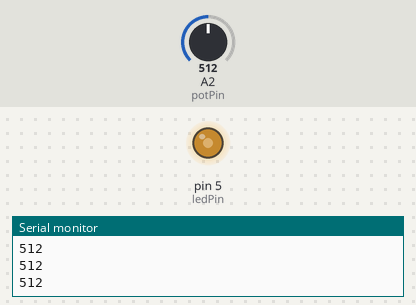
A sketch run on a simulated Arduino Uno, built with avr-gcc and run on an emulated ATmega328P. Shown: output pins drawn as LEDs (lit = HIGH), the last lines printed to the serial monitor. The inputs (shaded band) are chosen by the test bench; at power-on: A2 (potPin) = 512.

Above: at 1.2 s.
1.3 s: A2 (potPin) set to 716
At 2.5 s:
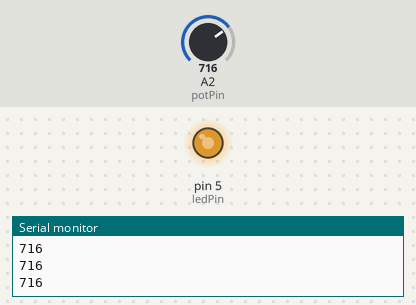
2.8 s: A2 (potPin) set to 900
At 3.9 s:
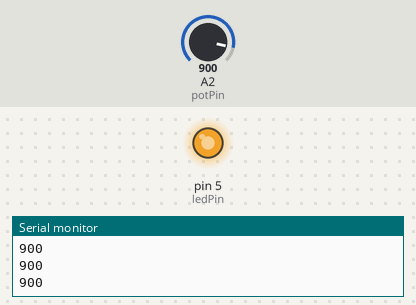
4.3 s: A2 (potPin) set to 122
At 5.0 s:
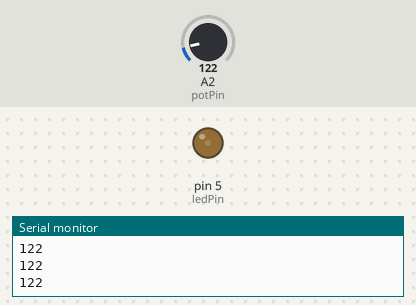
5.8 s: A2 (potPin) set to 0
At 6.1 s:
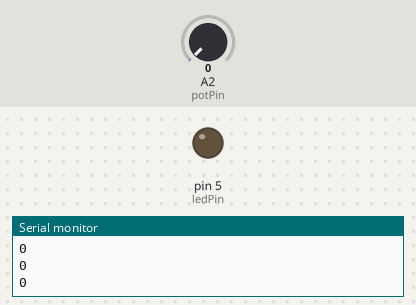
7.3 s: A2 (potPin) set to 511
At 8.5 s:
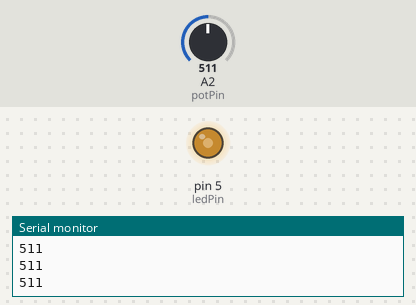
Timing chart, 0 to 9.8 s (numbered marks = the images above; inputs shaded):
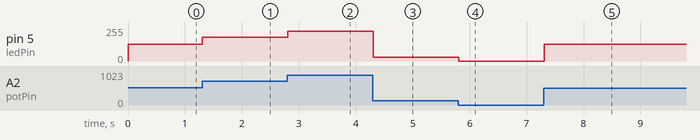

Measured:
- after the input at 1.3 s, pin 5 (ledPin): 127/255 → 178/255 at once
- after the input at 2.8 s, pin 5 (ledPin): 178/255 → 224/255 at once
- after the input at 4.3 s, pin 5 (ledPin): 224/255 → 30/255 at once
- after the input at 5.8 s, pin 5 (ledPin): 30/255 → 0/255 at once
- after the input at 7.3 s, pin 5 (ledPin): 0/255 → 127/255 at once

The sketch:

Analogic_out_dimmer_with_mapper_function.ino
```cpp
int ledPin = 5;
int potPin = A2;
int value;
int mapped;

void setup() {
  Serial.begin(9600);
  pinMode(ledPin, OUTPUT);
}

void loop() {
  value = analogRead(potPin);
  Serial.println(value);
  mapped = map(value, 0, 1023, 0, 255);
  analogWrite(ledPin, mapped);
}
```
